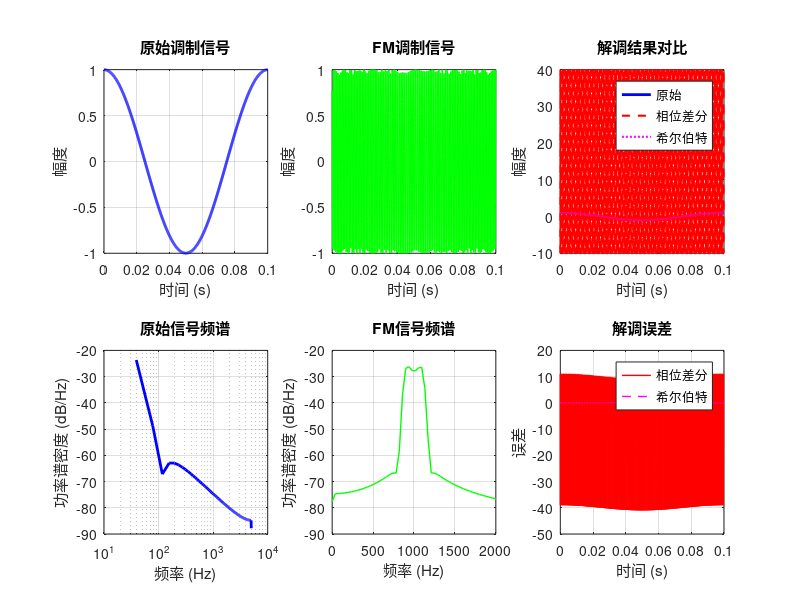

Write the MATLAB code that produced this figure.
%% 简单FM调制测试
% 验证FM调制和解调的基本原理
%
% 作者: Asaqe Lee
% 日期: 2025-06-18

clear; clc; close all;

fprintf('=== 简单FM调制测试 ===\n');

%% 参数设置
fc = 1000;          % 载波频率 1kHz
fs = 10000;         % 采样频率 10kHz
fd = 100;           % 频偏 100Hz
fm = 10;            % 调制频率 10Hz
t_duration = 1;     % 持续时间 1秒

t = (0:1/fs:t_duration-1/fs)';
N = length(t);

fprintf('参数设置:\n');
fprintf('  载波频率: %d Hz\n', fc);
fprintf('  采样频率: %d Hz\n', fs);
fprintf('  频偏: %d Hz\n', fd);
fprintf('  调制频率: %d Hz\n', fm);
fprintf('  采样点数: %d\n', N);

%% 生成调制信号
modulating_signal = cos(2*pi*fm*t);
fprintf('✓ 调制信号生成完成\n');

%% FM调制
% 计算瞬时频率
instantaneous_freq = fc + fd * modulating_signal;

% 计算瞬时相位（频率的积分）
dt = 1/fs;
instantaneous_phase = 2*pi * cumsum(instantaneous_freq) * dt;

% 生成FM信号
fm_signal = cos(instantaneous_phase);

fprintf('✓ FM调制完成\n');

%% FM解调 - 方法1: 相位差分鉴频器
% 计算相邻样本的相位差
signal_delayed = [fm_signal(2:end); fm_signal(end)];
phase_diff = angle(fm_signal .* conj(signal_delayed));

% 转换为频率
demod_freq = phase_diff * fs / (2*pi);

% 去除直流分量
demod_signal_1 = demod_freq - mean(demod_freq);

% 归一化
demod_signal_1 = demod_signal_1 / fd;

fprintf('✓ 相位差分解调完成\n');

%% FM解调 - 方法2: 希尔伯特变换
% 计算解析信号
analytic_signal = hilbert(fm_signal);
instantaneous_phase_demod = unwrap(angle(analytic_signal));

% 计算瞬时频率
instantaneous_freq_demod = diff(instantaneous_phase_demod) * fs / (2*pi);
instantaneous_freq_demod = [instantaneous_freq_demod; instantaneous_freq_demod(end)];

% 去除载波频率
demod_signal_2 = instantaneous_freq_demod - fc;

% 归一化
demod_signal_2 = demod_signal_2 / fd;

fprintf('✓ 希尔伯特变换解调完成\n');

%% 性能分析
% 计算MSE
mse_1 = mean((modulating_signal - demod_signal_1).^2);
mse_2 = mean((modulating_signal - demod_signal_2).^2);

% 计算相关系数
corr_1 = corrcoef(modulating_signal, demod_signal_1);
corr_2 = corrcoef(modulating_signal, demod_signal_2);

fprintf('\n性能分析:\n');
fprintf('  相位差分解调 MSE: %.6f\n', mse_1);
fprintf('  希尔伯特解调 MSE: %.6f\n', mse_2);
fprintf('  相位差分解调相关系数: %.4f\n', corr_1(1,2));
fprintf('  希尔伯特解调相关系数: %.4f\n', corr_2(1,2));

%% 绘制结果
figure('Name', '简单FM调制解调测试', 'Position', [100, 100, 1200, 800]);

% 时域信号
subplot(2,3,1);
plot(t(1:1000), modulating_signal(1:1000), 'b-', 'LineWidth', 2);
xlabel('时间 (s)');
ylabel('幅度');
title('原始调制信号');
grid on;

subplot(2,3,2);
plot(t(1:1000), fm_signal(1:1000), 'g-', 'LineWidth', 1);
xlabel('时间 (s)');
ylabel('幅度');
title('FM调制信号');
grid on;

subplot(2,3,3);
plot(t(1:1000), modulating_signal(1:1000), 'b-', 'LineWidth', 2);
hold on;
plot(t(1:1000), demod_signal_1(1:1000), 'r--', 'LineWidth', 1.5);
plot(t(1:1000), demod_signal_2(1:1000), 'm:', 'LineWidth', 1.5);
xlabel('时间 (s)');
ylabel('幅度');
title('解调结果对比');
legend('原始', '相位差分', '希尔伯特', 'Location', 'best');
grid on;

% 频谱分析
subplot(2,3,4);
[P_orig, f_orig] = pwelch(modulating_signal, [], [], [], fs);
semilogx(f_orig, 10*log10(P_orig), 'b-', 'LineWidth', 2);
xlabel('频率 (Hz)');
ylabel('功率谱密度 (dB/Hz)');
title('原始信号频谱');
grid on;

subplot(2,3,5);
[P_fm, f_fm] = pwelch(fm_signal, [], [], [], fs);
plot(f_fm, 10*log10(P_fm), 'g-', 'LineWidth', 1);
xlabel('频率 (Hz)');
ylabel('功率谱密度 (dB/Hz)');
title('FM信号频谱');
grid on;
xlim([0, 2000]);

subplot(2,3,6);
error_1 = modulating_signal - demod_signal_1;
error_2 = modulating_signal - demod_signal_2;
plot(t(1:1000), error_1(1:1000), 'r-', 'LineWidth', 1);
hold on;
plot(t(1:1000), error_2(1:1000), 'm--', 'LineWidth', 1);
xlabel('时间 (s)');
ylabel('误差');
title('解调误差');
legend('相位差分', '希尔伯特', 'Location', 'best');
grid on;

%% 测试结果
fprintf('\n=== 测试结果 ===\n');
if mse_1 < 0.1 || mse_2 < 0.1
    fprintf('✓ FM调制解调测试通过\n');
    if mse_1 < mse_2
        fprintf('  相位差分解调性能更好\n');
    else
        fprintf('  希尔伯特变换解调性能更好\n');
    end
else
    fprintf('✗ FM调制解调测试需要改进\n');
end

fprintf('=== 简单FM调制测试结束 ===\n');
